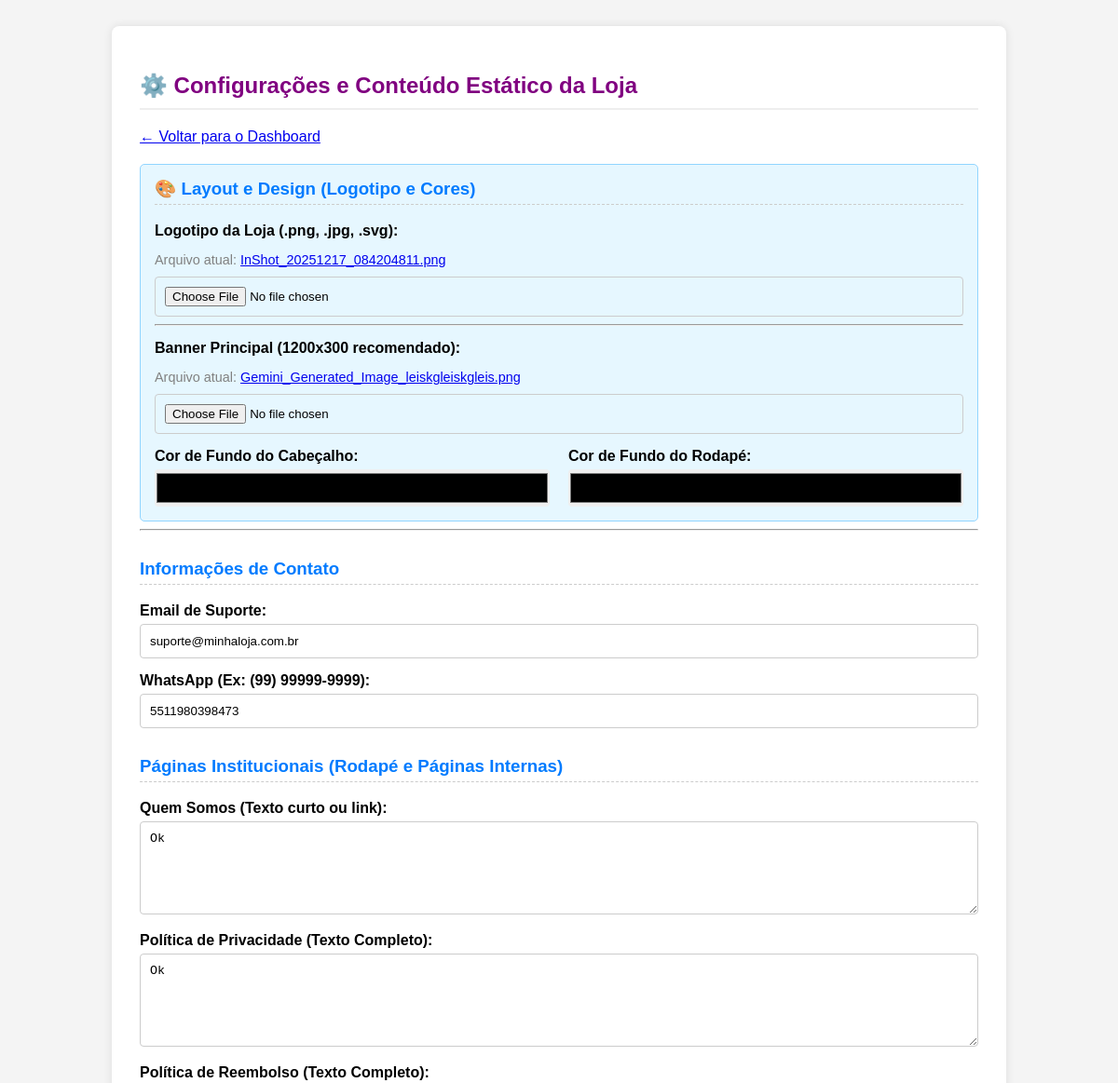
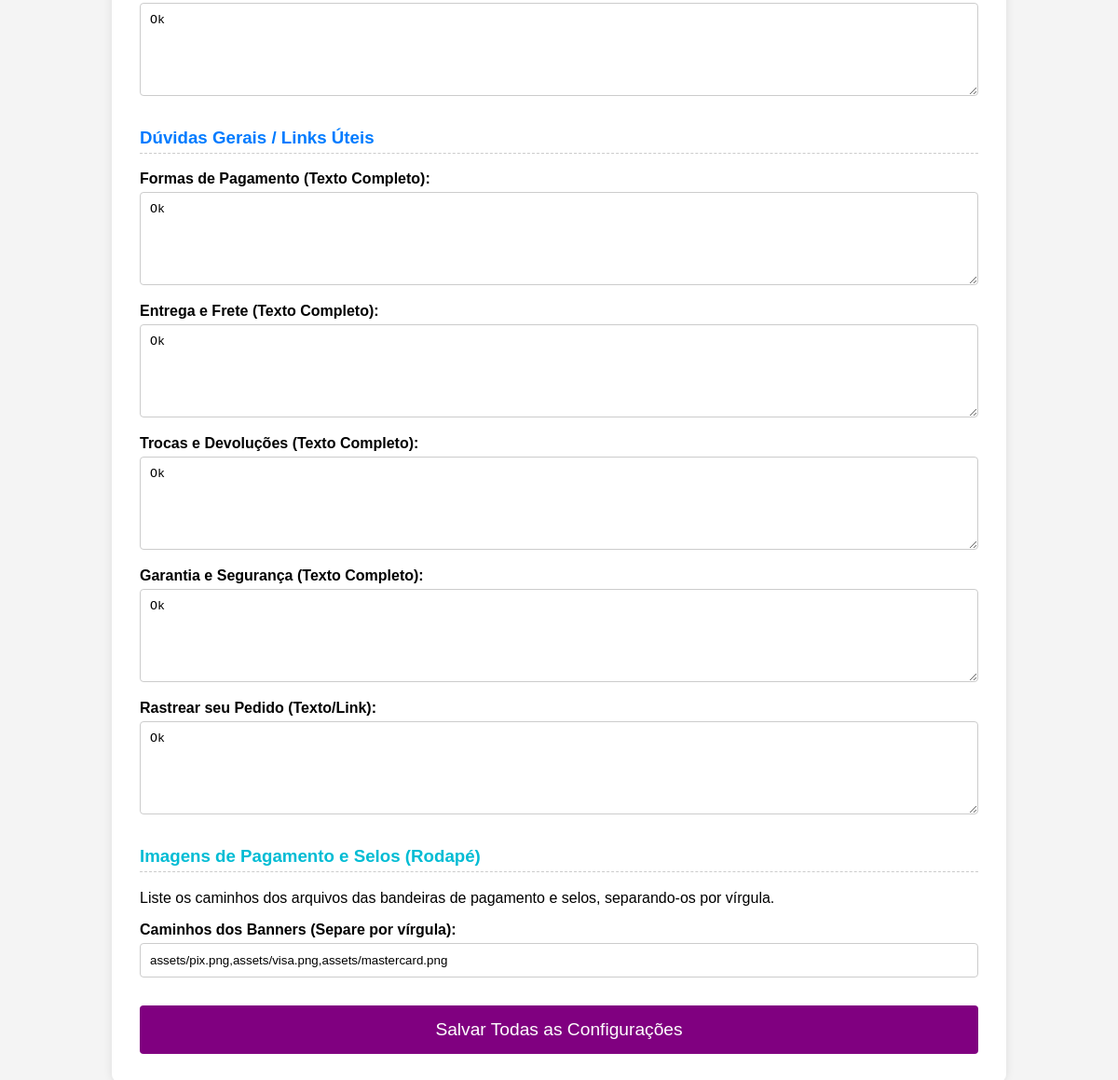
Screenshot of /admin/configuracoes (signed in) with the database file from the repository (2 pictures, top to bottom).
### tables this page shows
CREATE TABLE configuracoes (
            chave TEXT PRIMARY KEY,
            valor TEXT
        );

### main.py (the view, shortened to what this page needs)
@app.route("/admin/configuracoes", methods=['GET', 'POST'])
def admin_configuracoes():
    if 'logged_in' not in session:
        return redirect(url_for('admin_login'))
    config = get_configuracoes()
    return render_template("admin_configuracoes.html", config=config)

### database.py (called while the page is built)
def create_connection():
    conn = sqlite3.connect(DB_NAME)
    conn.row_factory = sqlite3.Row  # Acessa colunas por nome
    return conn

def get_configuracoes():
    conn = create_connection()
    config_list = conn.execute("SELECT chave, valor FROM configuracoes").fetchall()
    conn.close()
    return {item['chave']: item['valor'] for item in config_list}

### templates/admin_configuracoes.html (shortened to what this page needs)
<!DOCTYPE html>
<html lang="pt-br">
<head>
</head>
<body>
    <div class="container">
        <h2>⚙️ Configurações e Conteúdo Estático da Loja</h2>
        <p><a href="{{ url_for('admin_dashboard') }}">← Voltar para o Dashboard</a></p>
        <form method="POST" enctype="multipart/form-data">
            <div class="layout-config">
                <h3 style="color: #007bff; margin-top: 0;">🎨 Layout e Design (Logotipo e Cores)</h3>
                <label for="logo_file">Logotipo da Loja (.png, .jpg, .svg):</label>
                {% if config.get('logo_img') %}
                    {% set logo_filename = config['logo_img'].split('/')[-1] %}
                    <p class="current-file">Arquivo atual: <a href="{{ config['logo_img'] }}" target="_blank">{{ logo_filename }}</a></p>
                {% else %}
                    <p class="current-file">Nenhum logo cadastrado.</p>
                {% endif %}
                <input type="file" id="logo_file" name="logo_img" accept="image/*">
                <hr>
                <label for="banner_file">Banner Principal (1200x300 recomendado):</label>
                {% if config.get('banner_img') %}
                    {% set banner_filename = config['banner_img'].split('/')[-1] %}
                    <p class="current-file">Arquivo atual: <a href="{{ config['banner_img'] }}" target="_blank">{{ banner_filename }}</a></p>
                {% else %}
                    <p class="current-file">Nenhum banner cadastrado.</p>
                {% endif %}
                <input type="file" id="banner_file" name="banner_img" accept="image/*">
                <div class="color-group">
                    <div>
                        <label for="header_color">Cor de Fundo do Cabeçalho:</label>
                        <input type="color" id="header_color" name="header_color"
                                value="{{ config.get('header_color', '#181818') }}">
                    </div>
                    <div>
                        <label for="footer_color">Cor de Fundo do Rodapé:</label>
                        <input type="color" id="footer_color" name="footer_color"
                                value="{{ config.get('footer_color', '#303030') }}">
                    </div>
                </div>
            </div>
            <hr>
            <h3>Informações de Contato</h3>
            <label for="contato_email">Email de Suporte:</label>
            <input type="text" id="contato_email" name="contato_email" value="{{ config.get('contato_email', '') }}">
            <label for="contato_whatsapp">WhatsApp (Ex: (99) 99999-9999):</label>
            <input type="text" id="contato_whatsapp" name="contato_whatsapp" value="{{ config.get('contato_whatsapp', '') }}">
            <h3>Páginas Institucionais (Rodapé e Páginas Internas)</h3>
            <label for="quem_somos">Quem Somos (Texto curto ou link):</label>
            <textarea id="quem_somos" name="quem_somos">{{ config.get('quem_somos', '') }}</textarea>
            <label for="politica_privacidade">Política de Privacidade (Texto Completo):</label>
            <textarea id="politica_privacidade" name="politica_privacidade">{{ config.get('politica_privacidade', '') }}</textarea>
            <label for="politica_reembolso">Política de Reembolso (Texto Completo):</label>
            <textarea id="politica_reembolso" name="politica_reembolso">{{ config.get('politica_reembolso', '') }}</textarea>
            <h3>Dúvidas Gerais / Links Úteis</h3>
            <label for="formas_pagamento">Formas de Pagamento (Texto Completo):</label>
            <textarea id="formas_pagamento" name="formas_pagamento">{{ config.get('formas_pagamento', '') }}</textarea>
            <label for="entrega_frete">Entrega e Frete (Texto Completo):</label>
            <textarea id="entrega_frete" name="entrega_frete">{{ config.get('entrega_frete', '') }}</textarea>
            <label for="trocas_devolucoes">Trocas e Devoluções (Texto Completo):</label>
            <textarea id="trocas_devolucoes" name="trocas_devolucoes">{{ config.get('trocas_devolucoes', '') }}</textarea>
            <label for="garantia_seguranca">Garantia e Segurança (Texto Completo):</label>
            <textarea id="garantia_seguranca" name="garantia_seguranca">{{ config.get('garantia_seguranca', '') }}</textarea>
            <label for="rastrear_pedido">Rastrear seu Pedido (Texto/Link):</label>
            <textarea id="rastrear_pedido" name="rastrear_pedido">{{ config.get('rastrear_pedido', '') }}</textarea>
            <h3 style="color: #00bcd4;">Imagens de Pagamento e Selos (Rodapé)</h3>
            <p>Liste os caminhos dos arquivos das bandeiras de pagamento e selos, separando-os por vírgula.</p>
            <label for="banner_pagamento">Caminhos dos Banners (Separe por vírgula):</label>
            <input type="text" id="banner_pagamento" name="banner_pagamento" value="{{ config.get('banner_pagamento', '') }}">
            <button type="submit">Salvar Todas as Configurações</button>
        </form>
    </div>
</body>
</html>

### templates/admin_configuracoes.html (style rules this page uses)
body { font-family: Arial, sans-serif; padding: 20px; background-color: #f4f4f4; }
.container { max-width: 900px; margin: 0 auto; background: white; padding: 30px; border-radius: 8px; box-shadow: 0 0 10px rgba(0,0,0,0.1); }
h2 { color: purple; border-bottom: 2px solid #eee; padding-bottom: 10px; }
h3 { color: #007bff; margin-top: 30px; border-bottom: 1px dashed #ccc; padding-bottom: 5px; }
label { display: block; margin-top: 15px; margin-bottom: 5px; font-weight: bold; }
input[type="text"], input[type="color"], input[type="file"], textarea { width: 100%; padding: 10px; border: 1px solid #ccc; border-radius: 4px; box-sizing: border-box; }
textarea { resize: vertical; min-height: 100px; }
button[type="submit"] { display: block; width: 100%; padding: 15px; background-color: purple; color: white; border: none; border-radius: 4px; cursor: pointer; font-size: 1.2em; margin-top: 30px; transition: background-color 0.2s; }
.layout-config { background-color: #e6f7ff; border: 1px solid #91d5ff; padding: 15px; border-radius: 5px; margin-top: 20px; }
.color-group { display: flex; gap: 20px; }
.color-group > div { flex: 1; }
.color-group input[type="color"] { width: 100%; height: 40px; padding: 0; border: none; }
.current-file { font-size: 0.9em; color: gray; margin-bottom: 10px; }

### rows the page displays
configuracoes: header_color "#000000"
configuracoes: footer_color "#000000"
configuracoes: contato_email "suporte@minhaloja.com.br"
configuracoes: contato_whatsapp "5511980398473"
configuracoes: quem_somos "Ok"
configuracoes: politica_privacidade "Ok"
configuracoes: politica_reembolso "Ok"
configuracoes: formas_pagamento "Ok"
configuracoes: entrega_frete "Ok"
configuracoes: trocas_devolucoes "Ok"
configuracoes: garantia_seguranca "Ok"
configuracoes: rastrear_pedido "Ok"
configuracoes: banner_pagamento "assets/pix.png,assets/visa.png,assets/mastercard.png"

### other values shown
{{ logo_filename }} "InShot_20251217_084204811.png"
{{ banner_filename }} "Gemini_Generated_Image_leiskgleiskgleis.png"
